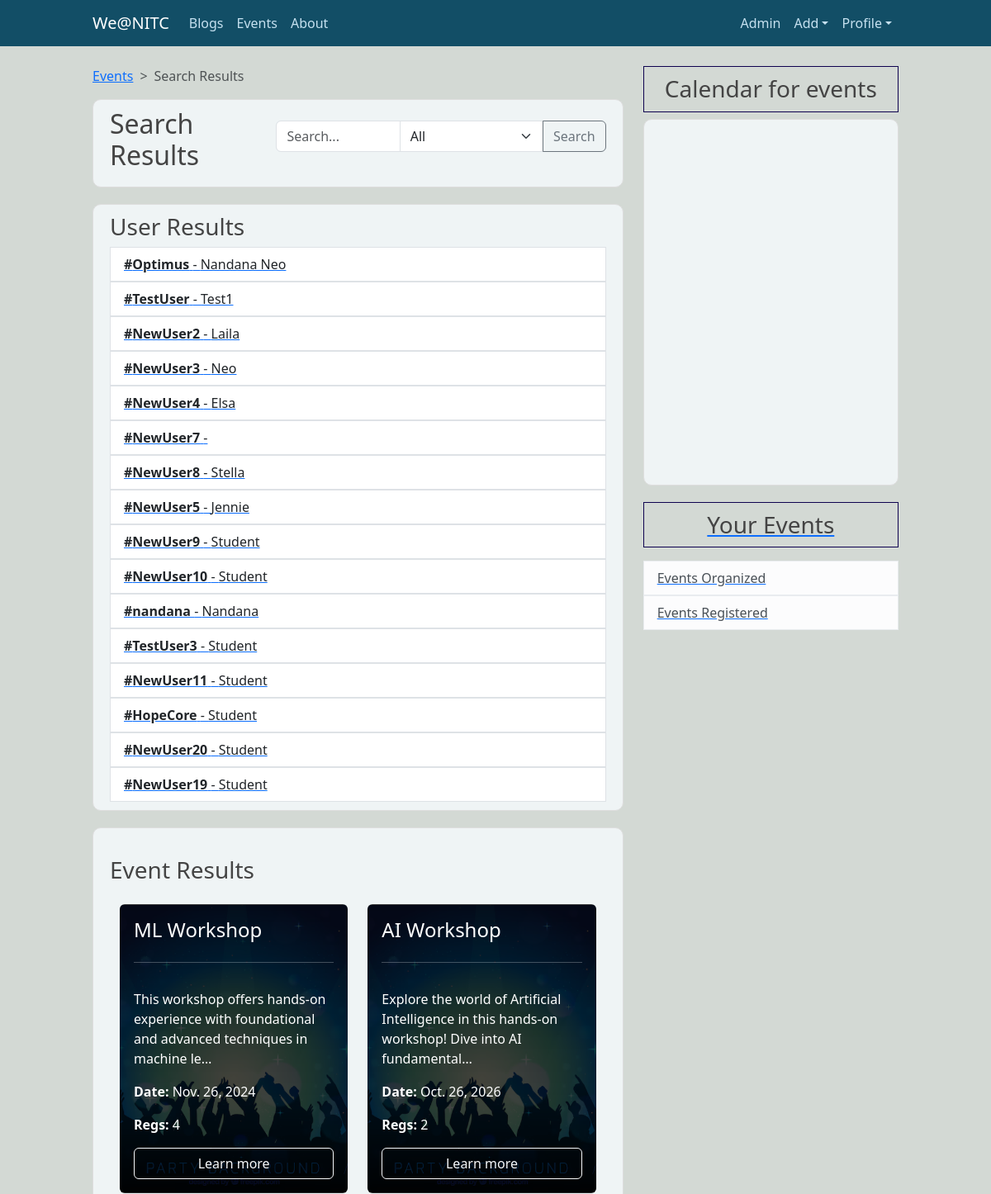
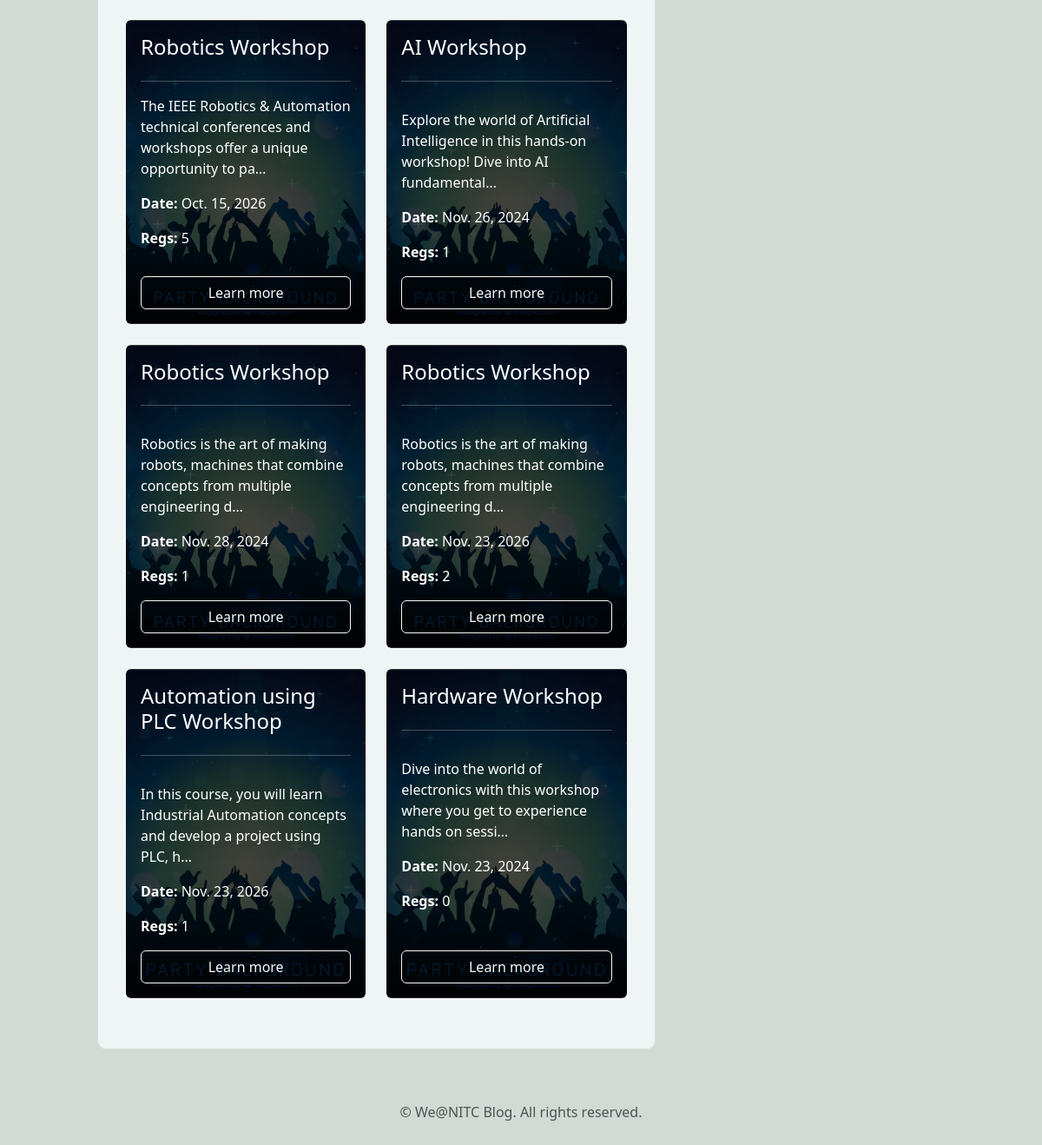
The app's page /events/search/event/ (signed in) with its own data (2 pictures, top to bottom).
### events/models.py (models this page shows, shortened)
class Event(models.Model):
    name = models.CharField(max_length=255)
    description = CKEditor5Field(null = True,blank=True, config_name='extends')
    date = models.DateField()
    organizer = models.ForeignKey(User, on_delete=models.CASCADE, related_name="organized_events")

### events/views.py (the view)
# urls.py: path('search/event/', views.event_search, name='event_search'),
@login_required
def event_search(request):
    query = request.GET.get('q', '')
    search_type = request.GET.get('type', 'all')  # Type filter for 'user' or 'event'
    users = []
    events = []
    if search_type == 'user' or search_type == 'all':
        users = User.objects.filter(Q(username__icontains=query) | Q(first_name__icontains=query))
    if search_type == 'event' or search_type == 'all':
        events = Event.objects.filter(name__icontains=query)
    return render(request, 'search/event_search_results.html', {'title': "Events" ,'users': users, 'events': events, 'query': query, 'search_type': search_type, 'cal': "events"})

### blog/templates/search/event_search_results.html (shortened to what this page needs)
{% extends "blog/base.html" %}
{% block content %}
<nav style="--bs-breadcrumb-divider: '>';" aria-label="breadcrumb">
    <ol class="breadcrumb">
        <li class="breadcrumb-item"><a href="{% url 'event-list' %}">Events</a></li>
        <li class="breadcrumb-item active" aria-current="page">Search Results</li>
    </ol>
</nav>
<article class="media content-section d-flex justify-content-between align-items-center">
    <h2 class="d-flex align-items-center">Search Results</h2>
    <form method="get" action="{% url 'event_search' %}" id="searchForm">
        <div class="input-group">
            <input type="text" name="q" class="form-control" placeholder="Search..." value="{{ query }}">
            <select name="type" class="form-select">
                <option value="all" {% if search_type == 'all' %}selected{% endif %}>All</option>
            </select>
            <button type="submit" class="btn btn-outline-secondary">Search</button>
        </div>
    </form>
</article>
{% if search_type != 'event' %}
    <div class="content-section">
        {% if users %}
            <h3>User Results</h3>
            <ul class="list-group">
                {% for user in users %}
                    <a href="{% url 'user-events' user.username %}">
                        <li class="list-group-item">
                        <strong>#{{ user.username }}</strong> - {{ user.first_name }}
                        </li>
                    </a>
                {% endfor %}
            </ul>
        {% else %}
            <p> No user search results for "{{ query }}" </p>
        {% endif %}
    </div>
{% endif %}
{% if search_type != 'user' %}
<div class="content-section">
    {% if events %}
        <h3 class="mt-4">Event Results</h3>
        <div class="container my-4">
            <div class="row">
                {% for post in events %}
                    <div class="col-md-6 col-lg-6 mb-4 d-flex">
                        <div class="card text-white d-flex flex-column w-100" style="background: linear-gradient(rgba(0, 0, 0, 0.8), rgba(0, 0, 0, 0.7)), url('/media/event_bg.png') no-repeat center center / cover;">
                            <div class="card-body d-flex flex-column">
                                <h4 class="card-title">{{ post.name }}</h4>
                                <hr>
                                <p class="card-text">{{ post.description|truncatechars:100|safe }}</p>
                                <p class="card-text"><strong>Date:</strong> {{ post.date }}</p>
                                <p class="card-text"><strong>Regs:</strong> {{ post.participants.count }}</p>
                                <a href="{% url 'event-detail' post.id %}" class="btn btn-outline-light mt-auto">Learn more</a>
                            </div>
                        </div>
                    </div>
                {% endfor %}
            </div>
        </div>
    {% else %}
        <p>No events found for "{{ query }}"</p>
    {% endif %}
</div>
{% endif %}
{% endblock content %}

### blog/static/blog/main.css (style rules this page uses)
body { background: #fafafa; color: #333333; margin-top: 5rem; }
h1, h2, h3, h4, h5, h6 { color: #444444; }
ul { margin: 0; }
.content-section,.about_content { background: hsl(190, 23%, 95%); padding: 10px 20px; border: 1px solid #dddddd; border-radius: 10px; margin-bottom: 20px; transition: all 0.3s ease; }
body { background-color: #D3D9D4; }

### records on screen
Event: name "ML Workshop", description "This workshop offers hands-on experience with foundational and advanced techniques in machine le…", date "Nov. 26, 2024", participants.count "4"
Event: name "AI Workshop", description "Explore the world of Artificial Intelligence in this hands-on workshop! Dive into AI fundamental…", date "Oct. 26, 2026", participants.count "2"
Event: name "Robotics Workshop", description "The IEEE Robotics & Automation technical conferences and workshops offer a unique opportunity to pa…", date "Oct. 15, 2026", participants.count "5"
Event: name "AI Workshop", description "Explore the world of Artificial Intelligence in this hands-on workshop! Dive into AI fundamental…", date "Nov. 26, 2024", participants.count "1"
Event: name "Robotics Workshop", description "Robotics is the art of making robots, machines that combine concepts from multiple engineering d…", date "Nov. 28, 2024", participants.count "1"
Event: name "Robotics Workshop", description "Robotics is the art of making robots, machines that combine concepts from multiple engineering d…", date "Nov. 23, 2026", participants.count "2"
Event: name "Automation using PLC Workshop", description "In this course, you will learn Industrial Automation concepts and develop a project using PLC, h…", date "Nov. 23, 2026", participants.count "1"
Event: name "Hardware Workshop", description "Dive into the world of electronics with this workshop where you get to experience hands on sessi…", date "Nov. 23, 2024", participants.count "0"

### other values on screen
{{ user.username }} "Optimus"
{{ user.first_name }} "Nandana Neo"
{{ user.username }} "TestUser"
{{ user.first_name }} "Test1"
{{ user.username }} "NewUser2"
{{ user.first_name }} "Laila"
{{ user.username }} "NewUser3"
{{ user.first_name }} "Neo"
{{ user.username }} "NewUser4"
{{ user.first_name }} "Elsa"
{{ user.username }} "NewUser7"
{{ user.username }} "NewUser8"
{{ user.first_name }} "Stella"
{{ user.username }} "NewUser5"
{{ user.first_name }} "Jennie"
